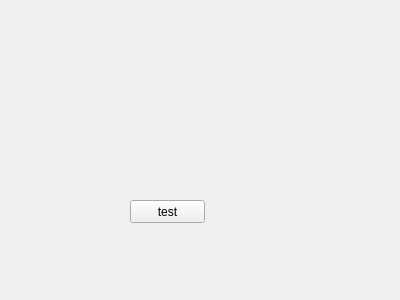
<?xml version="1.0" encoding="UTF-8"?>
<ui version="4.0">
 <class>MainWindow</class>
 <widget class="QMainWindow" name="MainWindow">
  <property name="geometry">
   <rect>
    <x>0</x>
    <y>0</y>
    <width>400</width>
    <height>300</height>
   </rect>
  </property>
  <property name="windowTitle">
   <string>MainWindow</string>
  </property>
  <widget class="QWidget" name="centralWidget">
   <widget class="QPushButton" name="pushButton">
    <property name="geometry">
     <rect>
      <x>130</x>
      <y>200</y>
      <width>75</width>
      <height>23</height>
     </rect>
    </property>
    <property name="text">
     <string>test</string>
    </property>
   </widget>
  </widget>
 </widget>
 <layoutdefault spacing="6" margin="11"/>
 <resources/>
 <connections/>
</ui>
